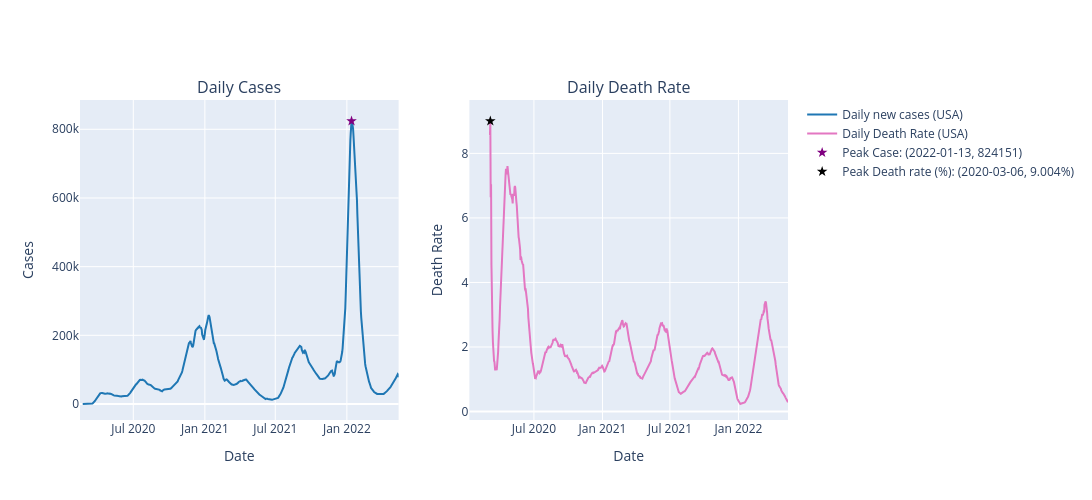

Here is the notebook cell this chart was saved with:
### Code cell
# Plot of USA Daily New Cases and Daily Death Rate 

sns.set_theme(
    style="whitegrid",  
    context="notebook",  
    palette="viridis",   
    font="Arial",        
    font_scale=1.2       
)

# ------------- SQL query -----------------
query = """
SELECT date, daily_new_cases, daily_new_deaths
FROM covid_cases 
WHERE country == 'USA'
"""

df_plot = pd.read_sql(query, conn)

df_plot['date'] = pd.to_datetime(df_plot['date'])

# ------------ Daily New Cases -------------

df_plot['cases_7d'] = df_plot['daily_new_cases'].rolling(7).mean()

peak_idx = df_plot['cases_7d'].idxmax()

peak_date = df_plot.loc[peak_idx, 'date']
peak_case = df_plot.loc[peak_idx, 'cases_7d']

# ------------ Daily Death Rate -------------

df_plot['Daily_death_rate(%)'] = ( df_plot['daily_new_deaths'] / df_plot['daily_new_cases'] ) * 100 
df_plot['Daily_death_rate7d'] = df_plot['Daily_death_rate(%)'].rolling(7).mean()

peak_death_idx = df_plot['Daily_death_rate7d'].idxmax()

peak_death = df_plot.loc[peak_death_idx, 'Daily_death_rate7d']
peak_death_date = df_plot.loc[peak_death_idx, 'date']
# ------------ Plotting --------------------
fig = make_subplots(rows=1, cols=2, subplot_titles=("Daily Cases", "Daily Death Rate"), column_widths=[0.7, 0.7])

fig.add_trace(go.Scatter( 
              x=df_plot['date'],
              y=df_plot['cases_7d'], 
              mode='lines',
              name='Daily new cases (USA)',
              line=dict(color='#1f77b4')),
              row=1, col=1)

fig.add_trace(go.Scatter( 
              x=df_plot['date'], 
              y=df_plot['Daily_death_rate7d'], 
              mode='lines',
              name='Daily Death Rate (USA)', 
              line=dict(color='#e377c2')),
              row=1, col=2)

fig.add_trace(go.Scatter(x=[peak_date], y=[peak_case], 
                         mode='markers', 
                         marker=dict(color='purple', size=8, symbol='star'),
                         name=f"Peak Case: ({peak_date.strftime('%Y-%m-%d')}, {round(peak_case)})"),
             row=1, col=1)

fig.add_trace(go.Scatter(x=[peak_death_date], y=[peak_death], 
                         mode='markers', 
                         marker=dict(color='black', size=8, symbol='star'),
                         name=f"Peak Death rate (%): ({peak_death_date.strftime('%Y-%m-%d')}, {round(peak_death, 3)}%)"),
              row=1, col=2)

fig.update_xaxes(title_text="Date", row=1, col=1)
fig.update_yaxes(title_text="Cases", row=1, col=1)

fig.update_xaxes(title_text="Date", row=1, col=2)
fig.update_yaxes(title_text="Death Rate", row=1, col=2)

fig.update_layout(
    width=1500,
    height=500
)
fig.write_html(PROJECT_ROOT/ "figures" / "covid_daily_cases_deaths_USA.html")

fig.show()

### Figure 1 — Plotly figure (JSON) as saved in the notebook; plotly's stock layout.template omitted (floating-point values rounded to 4 significant figures; data arrays with more than 128 entries replaced by an {"elided": "..."} marker saying what was removed)
{"data": [{"line": {"color": "#1f77b4"}, "mode": "lines", "name": "Daily new cases (USA)", "type": "scatter", "x": {"elided": "820 str values"}, "xaxis": "x", "y": {"elided": "820 float values"}, "yaxis": "y"}, {"line": {"color": "#e377c2"}, "mode": "lines", "name": "Daily Death Rate (USA)", "type": "scatter", "x": {"elided": "820 str values"}, "xaxis": "x2", "y": {"elided": "820 float values"}, "yaxis": "y2"}, {"marker": {"color": "purple", "size": 8, "symbol": "star"}, "mode": "markers", "name": "Peak Case: (2022-01-13, 824151)", "type": "scatter", "x": ["2022-01-13T00:00:00"], "xaxis": "x", "y": [824200.0], "yaxis": "y"}, {"marker": {"color": "black", "size": 8, "symbol": "star"}, "mode": "markers", "name": "Peak Death rate (%): (2020-03-06, 9.004%)", "type": "scatter", "x": ["2020-03-06T00:00:00"], "xaxis": "x2", "y": [9.004], "yaxis": "y2"}], "layout": {"annotations": [{"font": {"size": 16}, "showarrow": false, "text": "Daily Cases", "x": 0.225, "xanchor": "center", "xref": "paper", "y": 1, "yanchor": "bottom", "yref": "paper"}, {"font": {"size": 16}, "showarrow": false, "text": "Daily Death Rate", "x": 0.775, "xanchor": "center", "xref": "paper", "y": 1, "yanchor": "bottom", "yref": "paper"}], "height": 500, "width": 1500, "xaxis": {"anchor": "y", "domain": [0, 0.45], "title": {"text": "Date"}}, "xaxis2": {"anchor": "y2", "domain": [0.55, 1], "title": {"text": "Date"}}, "yaxis": {"anchor": "x", "domain": [0, 1], "title": {"text": "Cases"}}, "yaxis2": {"anchor": "x2", "domain": [0, 1], "title": {"text": "Death Rate"}}}}
